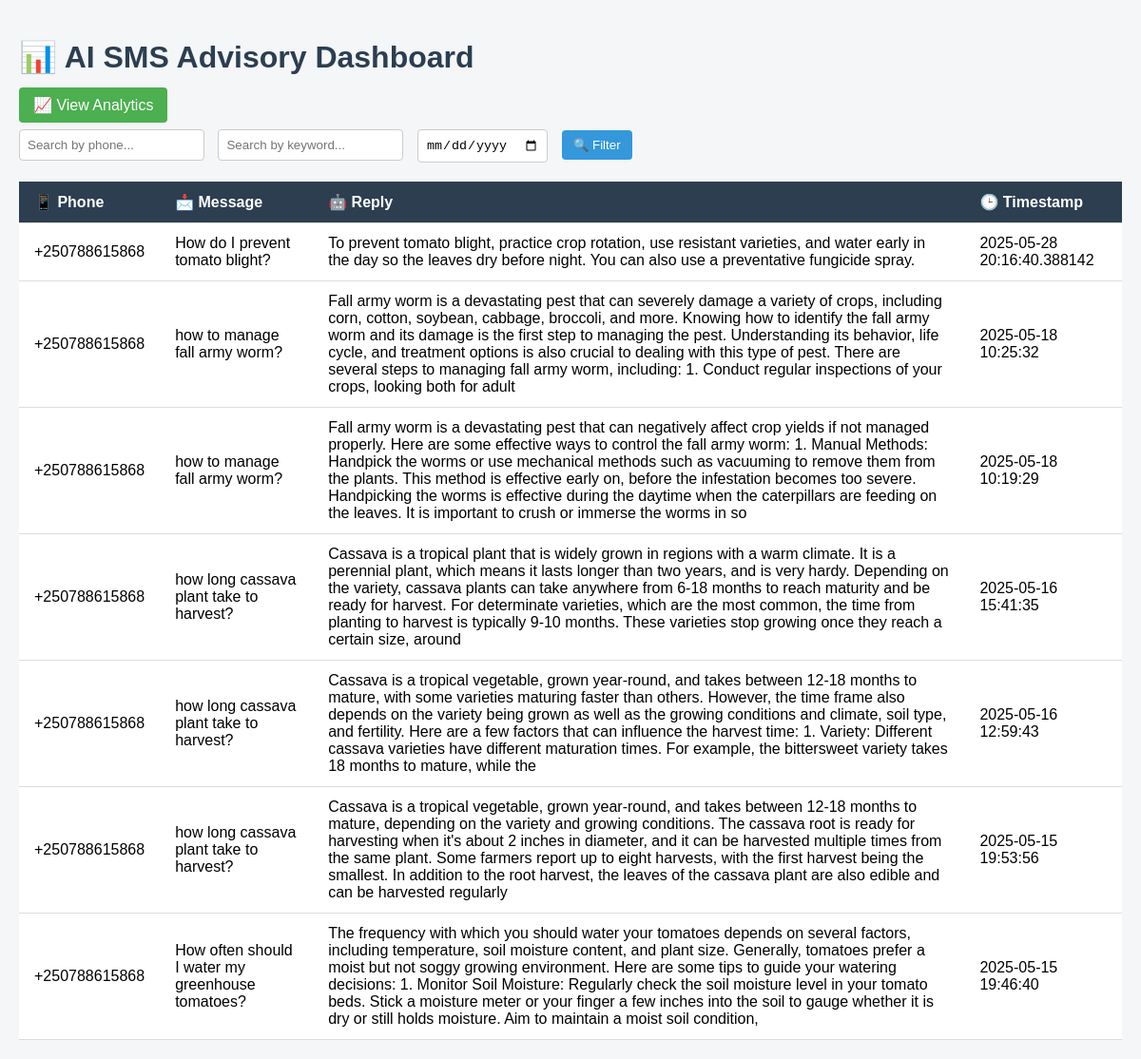
Page /dashboard (signed in) on the earlier database version.
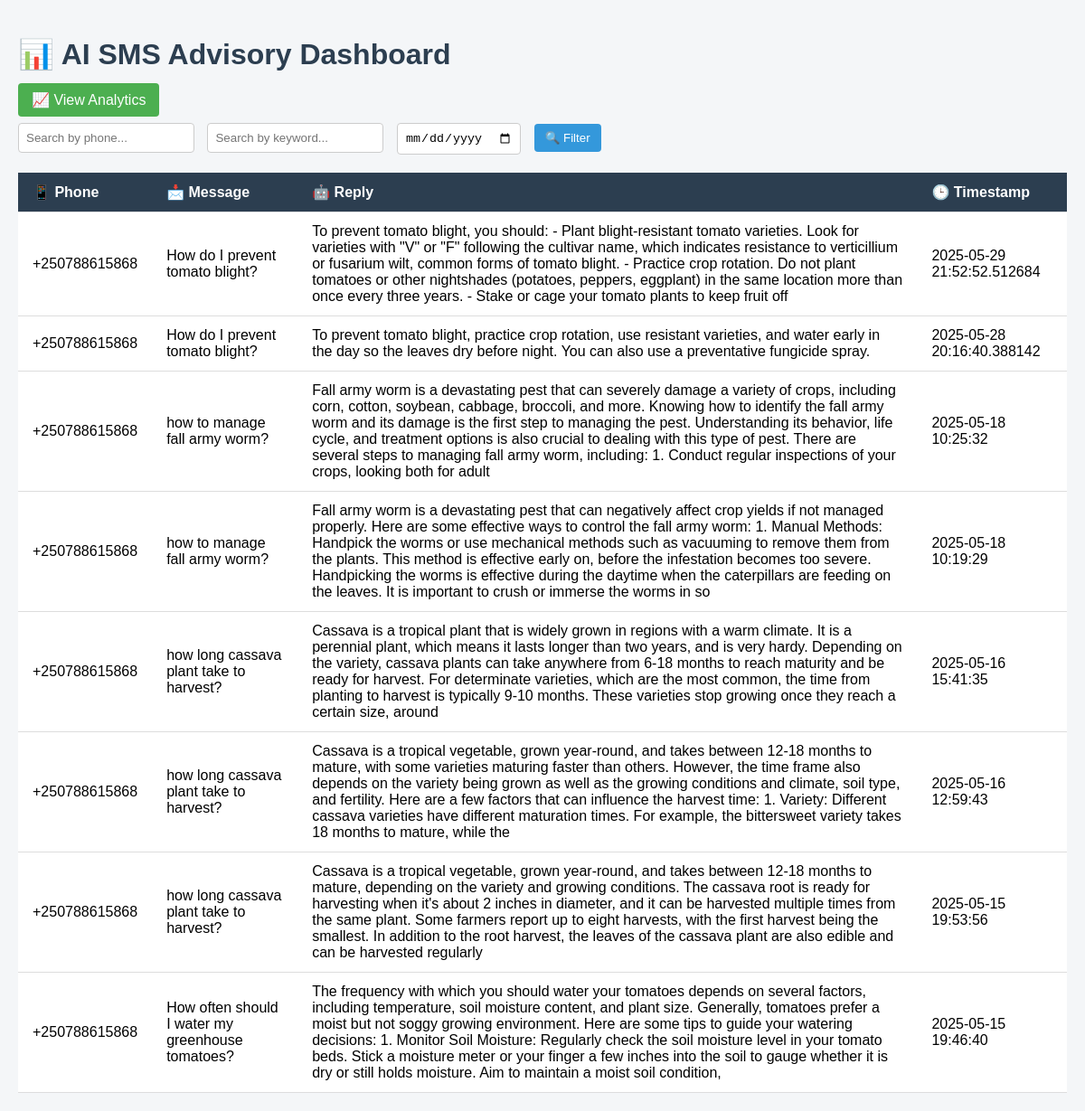
Same page on the later database version.
### app.py (models this page shows)
class Message(Base):
    __tablename__ = "messages"
    id = Column(Integer, primary_key=True, index=True)
    phone = Column(String)
    text = Column(Text)
    reply = Column(Text)
    timestamp = Column(DateTime, default=datetime.utcnow)

### app.py (the view)
@app.route("/dashboard")
def dashboard():
    if not session.get("logged_in"):
        return redirect(url_for("login"))
    phone = request.args.get("phone", "").strip()
    keyword = request.args.get("keyword", "").strip()
    date = request.args.get("date", "").strip()
    db = SessionLocal()
    query = db.query(Message)
    if phone:
        query = query.filter(Message.phone.ilike(f"%{phone}%"))
    if keyword:
        query = query.filter((Message.text.ilike(f"%{keyword}%")) | (Message.reply.ilike(f"%{keyword}%")))
    if date:
        query = query.filter(func.date(Message.timestamp) == date)
    messages = query.order_by(Message.timestamp.desc()).all()
    db.close()
    return render_template("dashboard.html", messages=messages)

### templates/dashboard.html (shortened to what this page needs)
<!DOCTYPE html>
<html lang="en">
<head>
    <link rel="stylesheet" href="{{ url_for('static', filename='style.css') }}">
</head>
<body>
    <div class="container">
        <h1>📊 AI SMS Advisory Dashboard</h1>
                  <div style="margin-bottom: 1rem;">
                       <a href="{{ url_for('analytics') }}" style="background-color: #4CAF50; color: white; padding: 10px 15px; text-decoration: none; border-radius: 4px;">
                📈 View Analytics
            </a>
        </div>
        <form method="get" class="filter-form">
            <input type="text" name="phone" placeholder="Search by phone..." value="{{ request.args.get('phone', '') }}">
            <input type="text" name="keyword" placeholder="Search by keyword..." value="{{ request.args.get('keyword', '') }}">
            <input type="date" name="date" value="{{ request.args.get('date', '') }}">
            <button type="submit">🔍 Filter</button>
        </form>
        <table>
            <thead>
                <tr>
                    <th>📱 Phone</th>
                    <th>📩 Message</th>
                    <th>🤖 Reply</th>
                    <th>🕒 Timestamp</th>
                </tr>
            </thead>
            <tbody>
                {% for msg in messages %}
                <tr>
                    <td>{{ msg.phone }}</td>
                    <td>{{ msg.text }}</td>
                    <td>{{ msg.reply }}</td>
                    <td>{{ msg.timestamp }}</td>
                </tr>
                {% endfor %}
            </tbody>
        </table>
    </div>
</body>
</html>

### static/style.css (style rules this page uses)
body { font-family: Arial, sans-serif; background-color: #f4f6f8; margin: 0; padding: 20px; }
h1 { color: #2c3e50; }
form { margin-bottom: 20px; }
input[type="text"], input[type="date"] { padding: 8px; margin-right: 10px; border: 1px solid #ccc; border-radius: 4px; }
button { padding: 8px 12px; background-color: #3498db; color: white; border: none; border-radius: 4px; cursor: pointer; }
table { width: 100%; border-collapse: collapse; background-color: white; }
th, td { padding: 12px 16px; border-bottom: 1px solid #ddd; text-align: left; }
th { background-color: #2c3e50; color: white; }

Differences in the rows shown:
added Message: phone "+250788615868", text "How do I prevent tomato blight?", reply "To prevent tomato blight, you should: - Plant blight-resistant tomato varieties. Look for varieties with \"V\" or \"F\" following the cultivar name, which indicates resistance to verticillium or fusarium wilt, common forms of tomato blight. - Practice crop rotation. Do not plant tomatoes or other nightshades (potatoes, peppers, eggplant) in the same location more than once every three years. - Stake or cage your tomato plants to keep fruit off", timestamp "2025-05-29 21:52:52.512684"
